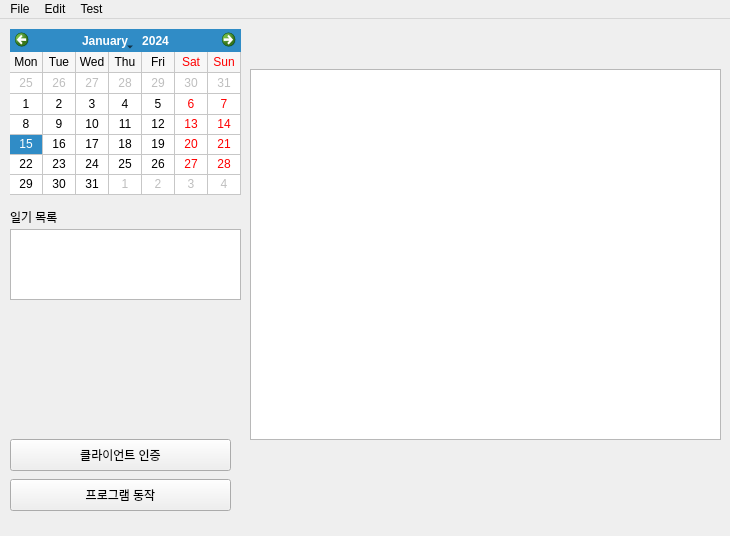
<?xml version="1.0" encoding="UTF-8"?>
<ui version="4.0">
 <class>MainWindow</class>
 <widget class="QMainWindow" name="MainWindow">
  <property name="geometry">
   <rect>
    <x>0</x>
    <y>0</y>
    <width>730</width>
    <height>536</height>
   </rect>
  </property>
  <property name="windowTitle">
   <string>MainWindow</string>
  </property>
  <widget class="QWidget" name="centralWidget">
   <widget class="QPlainTextEdit" name="diaryText">
    <property name="geometry">
     <rect>
      <x>250</x>
      <y>50</y>
      <width>471</width>
      <height>371</height>
     </rect>
    </property>
    <property name="readOnly">
     <bool>true</bool>
    </property>
   </widget>
   <widget class="QCalendarWidget" name="calendarWidget">
    <property name="geometry">
     <rect>
      <x>10</x>
      <y>10</y>
      <width>231</width>
      <height>166</height>
     </rect>
    </property>
    <property name="gridVisible">
     <bool>true</bool>
    </property>
    <property name="verticalHeaderFormat">
     <enum>QCalendarWidget::NoVerticalHeader</enum>
    </property>
   </widget>
   <widget class="QListWidget" name="diaryList">
    <property name="geometry">
     <rect>
      <x>10</x>
      <y>210</y>
      <width>231</width>
      <height>71</height>
     </rect>
    </property>
   </widget>
   <widget class="QLabel" name="diaryListLabel">
    <property name="geometry">
     <rect>
      <x>10</x>
      <y>190</y>
      <width>62</width>
      <height>16</height>
     </rect>
    </property>
    <property name="text">
     <string>일기 목록</string>
    </property>
   </widget>
   <widget class="QPushButton" name="activateButton">
    <property name="geometry">
     <rect>
      <x>10</x>
      <y>460</y>
      <width>221</width>
      <height>32</height>
     </rect>
    </property>
    <property name="text">
     <string>프로그램 동작</string>
    </property>
   </widget>
   <widget class="QPushButton" name="authenticateButton">
    <property name="geometry">
     <rect>
      <x>10</x>
      <y>420</y>
      <width>221</width>
      <height>32</height>
     </rect>
    </property>
    <property name="text">
     <string>클라이언트 인증</string>
    </property>
   </widget>
  </widget>
  <widget class="QMenuBar" name="menuBar">
   <property name="geometry">
    <rect>
     <x>0</x>
     <y>0</y>
     <width>730</width>
     <height>22</height>
    </rect>
   </property>
   <widget class="QMenu" name="menuFile">
    <property name="title">
     <string>File</string>
    </property>
   </widget>
   <widget class="QMenu" name="menuEdit">
    <property name="title">
     <string>Edit</string>
    </property>
    <addaction name="actionOptions"/>
   </widget>
   <widget class="QMenu" name="menuTestMenu">
    <property name="title">
     <string>Test</string>
    </property>
    <addaction name="actionAuthentication_Console"/>
    <addaction name="actionList_Mailboxes"/>
    <addaction name="actionBuild_Local_Structure"/>
   </widget>
   <addaction name="menuFile"/>
   <addaction name="menuEdit"/>
   <addaction name="menuTestMenu"/>
  </widget>
  <action name="actionOptions">
   <property name="text">
    <string>Preferences</string>
   </property>
   <property name="toolTip">
    <string>Preferences</string>
   </property>
  </action>
  <action name="actionAuthentication_Console">
   <property name="text">
    <string>Authentication (Console)</string>
   </property>
  </action>
  <action name="actionList_Mailboxes">
   <property name="text">
    <string>List Mailboxes</string>
   </property>
  </action>
  <action name="actionBuild_Local_Structure">
   <property name="text">
    <string>Build Local Structure</string>
   </property>
  </action>
 </widget>
 <layoutdefault spacing="6" margin="11"/>
 <resources/>
 <connections/>
</ui>
